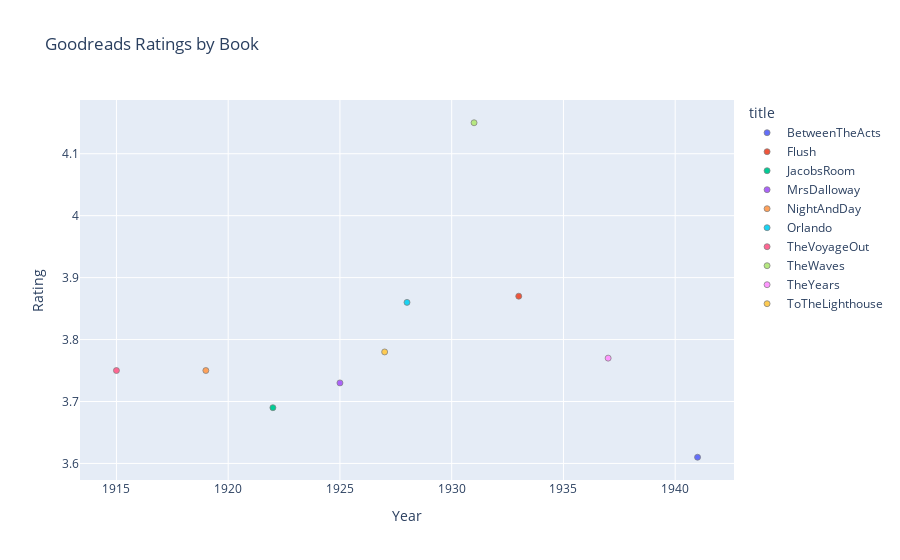

The code cell stored with this chart in its notebook:
### Code cell
fig = px.scatter(
    LIB,
    x="year",
    y="goodreads",
    color="title",
    labels={"year": "Year", "goodreads": "Rating"},
    title="Goodreads Ratings by Book",
    height = 500
)

fig.update_traces(marker=dict(line=dict(width=0.75, color='gray')))

fig.show()

### Figure 1 — Plotly figure (JSON) as saved in the notebook; plotly's stock layout.template omitted (floating-point values rounded to 4 significant figures)
{"data": [{"hovertemplate": "title=BetweenTheActs<br>Year=%{x}<br>Rating=%{y}<extra></extra>", "legendgroup": "BetweenTheActs", "marker": {"color": "#636efa", "line": {"color": "gray", "width": 0.75}, "symbol": "circle"}, "mode": "markers", "name": "BetweenTheActs", "orientation": "v", "showlegend": true, "type": "scatter", "x": [1941], "xaxis": "x", "y": [3.61], "yaxis": "y"}, {"hovertemplate": "title=Flush<br>Year=%{x}<br>Rating=%{y}<extra></extra>", "legendgroup": "Flush", "marker": {"color": "#EF553B", "line": {"color": "gray", "width": 0.75}, "symbol": "circle"}, "mode": "markers", "name": "Flush", "orientation": "v", "showlegend": true, "type": "scatter", "x": [1933], "xaxis": "x", "y": [3.87], "yaxis": "y"}, {"hovertemplate": "title=JacobsRoom<br>Year=%{x}<br>Rating=%{y}<extra></extra>", "legendgroup": "JacobsRoom", "marker": {"color": "#00cc96", "line": {"color": "gray", "width": 0.75}, "symbol": "circle"}, "mode": "markers", "name": "JacobsRoom", "orientation": "v", "showlegend": true, "type": "scatter", "x": [1922], "xaxis": "x", "y": [3.69], "yaxis": "y"}, {"hovertemplate": "title=MrsDalloway<br>Year=%{x}<br>Rating=%{y}<extra></extra>", "legendgroup": "MrsDalloway", "marker": {"color": "#ab63fa", "line": {"color": "gray", "width": 0.75}, "symbol": "circle"}, "mode": "markers", "name": "MrsDalloway", "orientation": "v", "showlegend": true, "type": "scatter", "x": [1925], "xaxis": "x", "y": [3.73], "yaxis": "y"}, {"hovertemplate": "title=NightAndDay<br>Year=%{x}<br>Rating=%{y}<extra></extra>", "legendgroup": "NightAndDay", "marker": {"color": "#FFA15A", "line": {"color": "gray", "width": 0.75}, "symbol": "circle"}, "mode": "markers", "name": "NightAndDay", "orientation": "v", "showlegend": true, "type": "scatter", "x": [1919], "xaxis": "x", "y": [3.75], "yaxis": "y"}, {"hovertemplate": "title=Orlando<br>Year=%{x}<br>Rating=%{y}<extra></extra>", "legendgroup": "Orlando", "marker": {"color": "#19d3f3", "line": {"color": "gray", "width": 0.75}, "symbol": "circle"}, "mode": "markers", "name": "Orlando", "orientation": "v", "showlegend": true, "type": "scatter", "x": [1928], "xaxis": "x", "y": [3.86], "yaxis": "y"}, {"hovertemplate": "title=TheVoyageOut<br>Year=%{x}<br>Rating=%{y}<extra></extra>", "legendgroup": "TheVoyageOut", "marker": {"color": "#FF6692", "line": {"color": "gray", "width": 0.75}, "symbol": "circle"}, "mode": "markers", "name": "TheVoyageOut", "orientation": "v", "showlegend": true, "type": "scatter", "x": [1915], "xaxis": "x", "y": [3.75], "yaxis": "y"}, {"hovertemplate": "title=TheWaves<br>Year=%{x}<br>Rating=%{y}<extra></extra>", "legendgroup": "TheWaves", "marker": {"color": "#B6E880", "line": {"color": "gray", "width": 0.75}, "symbol": "circle"}, "mode": "markers", "name": "TheWaves", "orientation": "v", "showlegend": true, "type": "scatter", "x": [1931], "xaxis": "x", "y": [4.15], "yaxis": "y"}, {"hovertemplate": "title=TheYears<br>Year=%{x}<br>Rating=%{y}<extra></extra>", "legendgroup": "TheYears", "marker": {"color": "#FF97FF", "line": {"color": "gray", "width": 0.75}, "symbol": "circle"}, "mode": "markers", "name": "TheYears", "orientation": "v", "showlegend": true, "type": "scatter", "x": [1937], "xaxis": "x", "y": [3.77], "yaxis": "y"}, {"hovertemplate": "title=ToTheLighthouse<br>Year=%{x}<br>Rating=%{y}<extra></extra>", "legendgroup": "ToTheLighthouse", "marker": {"color": "#FECB52", "line": {"color": "gray", "width": 0.75}, "symbol": "circle"}, "mode": "markers", "name": "ToTheLighthouse", "orientation": "v", "showlegend": true, "type": "scatter", "x": [1927], "xaxis": "x", "y": [3.78], "yaxis": "y"}], "layout": {"autosize": true, "legend": {"title": {"text": "title"}, "tracegroupgap": 0}, "title": {"text": "Goodreads Ratings by Book"}, "xaxis": {"anchor": "y", "autorange": true, "domain": [0, 1], "range": [1913.0, 1943.0], "title": {"text": "Year"}, "type": "linear"}, "yaxis": {"anchor": "x", "autorange": true, "domain": [0, 1], "range": [3.572, 4.188], "title": {"text": "Rating"}, "type": "linear"}}}
